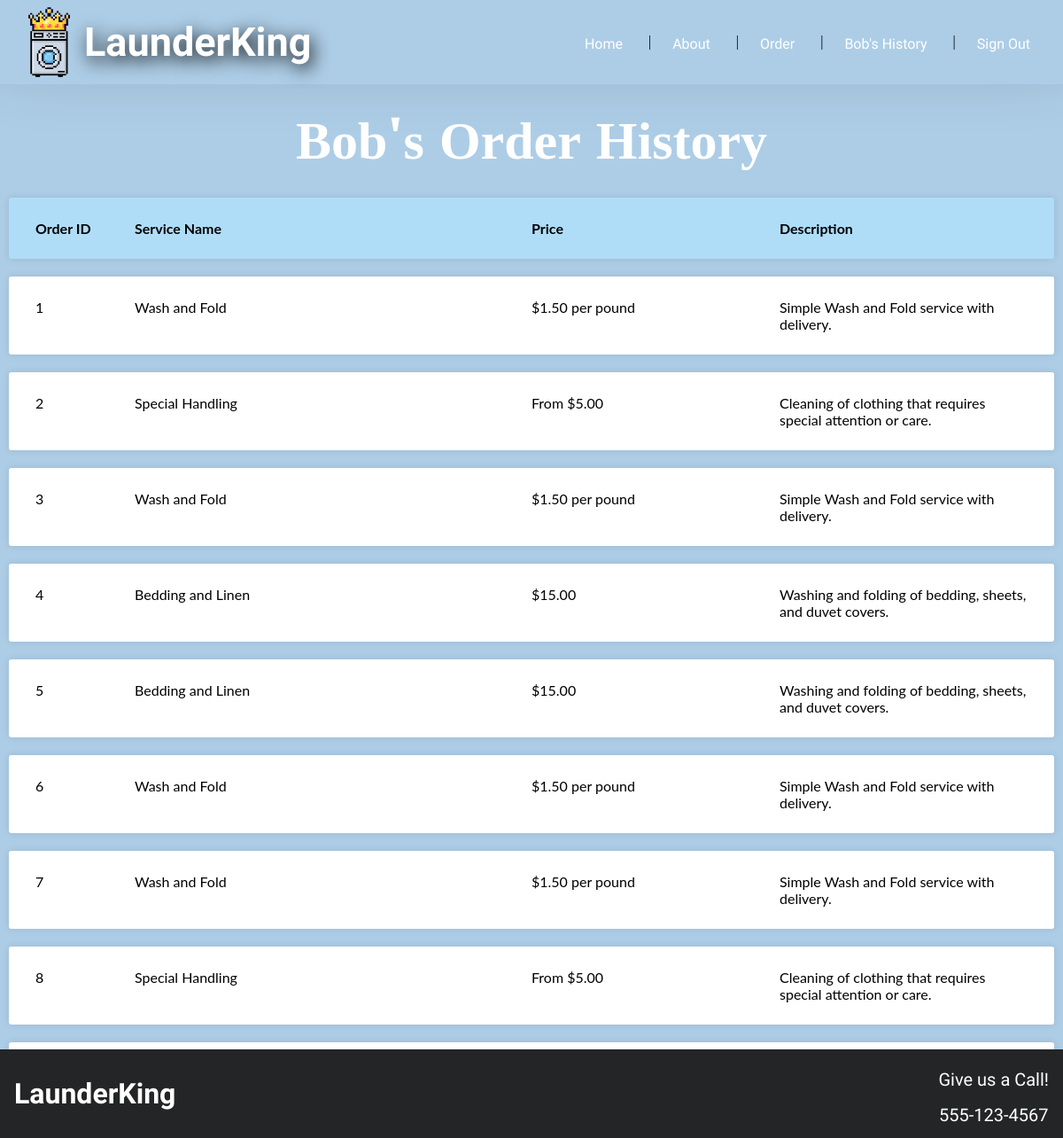
The page /history (signed in) on the database its author committed.
### app.py (models this page shows)
class Orders(db.Model):
    id = db.Column(db.Integer, primary_key=True)
    serviceType = db.Column(db.String(100))
    servicePrice = db.Column(db.String(100))
    serviceDescription = db.Column(db.String(200))
    user_id = db.Column(db.Integer, db.ForeignKey('user.id'))

### app.py (the view)
@app.route("/history", methods = ['GET'])
def history():
    if "username" in session:
        user_id = session['user_id'] # Integer
        query = text("SELECT id, serviceType, servicePrice, serviceDescription FROM orders WHERE user_id=:user_id")
        result = db.session.execute(query, {'user_id': user_id})
        return render_template("history.html", orderInfo=result, is_even=is_even)
    else:
        return render_template("index.html") # User wasn't signed in

### helpers.py (called while the page is built)
def is_even(value):
    if value % 2 == 0:
        return True
    return False

### templates/history.html
{% extends "layout.html" %}
{% block body %}
<div class="history-container">
    <div class="history-title-container">
        <h1> {{session["username"] }}'s Order History</h1>
    </div>
    <ul class="table">
        <li class="header">
            <div class="col col-1"><strong>Order ID</strong></div>
            <div class="col col-2"><strong>Service Name</strong></div>
            <div class="col col-3"><strong>Price</strong></div>
            <div class="col col-4"><strong>Description</strong></div>
        </li>
        {% for order in orderInfo %}
        {% if is_even(order['id']) %}
        <li class="row-odd">
            <div class="col col-1">{{ order['id']|string }}</div>
            <div class="col col-2">{{ order['serviceType'] }}</div>
            <div class="col col-3">{{ order['servicePrice'] }}</div>
            <div class="col col-4">{{ order['serviceDescription'] }}</div>
        </li>
        {% else %}
        <li class="row-even">
            <div class="col col-1">{{ order['id']|string }}</div>
            <div class="col col-2">{{ order['serviceType'] }}</div>
            <div class="col col-3">{{ order['servicePrice'] }}</div>
            <div class="col col-4">{{ order['serviceDescription'] }}</div>
        </li>
        {% endif %}
        {% endfor %}
    </ul>
</div>
{% endblock %}

### templates/layout.html (shortened to what this page needs)
<!DOCTYPE html>
<html>
    <head>
        <link rel="stylesheet" type="text/css" href="../static/styles.css">
    </head>
    <body>
        <nav>
            <div class="">
              <img src="../static/icon.png" alt="logo">
                <h1 class="title-text"> LaunderKing</h1>
              </div>
              <ul>
                <li>
                  <a href="/">Home</a>
                </li>|
                <li>
                  <a href="/about">About</a>
                </li>|
                <li>
                  <a href="/order">Order</a>
                </li>|
                {% if session["user_id"] %}
                <li>
                  <a href="/history"> {{session["username"] | capitalize }}'s History</a>
                </li>|
                <li>
                  <a href="/logout">Sign Out</a>
                </li>
                {% else %}
                <li>
                  <strong><a href="/login">Sign In</a></strong>
                </li>
                {% endif %}
              </ul>
            </nav>
        {% block body %} {% endblock %}
        <footer class="footer">
            <div class="footer-logo">
              <h1> LaunderKing</h1>
            </div>
            <div class="footer-info">
              <ul>
                <li>
                  Give us a Call!
                </li>
                <li>
                  555-123-4567
                </li>
              </ul>
            </div>
        </footer>
    </body>
</html>

### static/styles.css (style rules this page uses)
*, html { padding: 0; margin: 0; box-sizing: border-box; }
body { background-color: #adcde6; height: 100%; }
nav { background-color: #adcde6; display: flex; justify-content: space-between; align-items: center; padding: 0.5rem 2rem; position: sticky; top: 0; z-index: 999; box-shadow: 4px -70px 100px 13px rgba(0,0,0,0.44); }
nav div { display: flex; align-items: center; }
nav div img { width: 47px; height: 79px; margin-right: 1rem; }
.title-text { font-family: 'Work Sans', sans-serif; color: white; font-size: 45px; text-shadow: 3px 5px 20px black; }
nav ul { display: flex; list-style: none; gap: 1.5rem; margin-left: 30px; }
nav ul li { transform: translateY(2px); }
nav ul li a { text-decoration: none; font-family: 'Work Sans', sans-serif; color: white; padding: 6px 0; padding-right: 5px; transition:all; transition-duration: 250ms; border-bottom: 2px solid rgba(0, 0, 0, 0); }
.footer { background-color: #242526; height: 100px; color: white; font-family: 'Work Sans', sans-serif; display: flex; align-items: center; text-align: center; margin-top:auto; position: fixed; left: 0; bottom: 0; width: 100%; }
.footer-logo { display: flex; align-items: flex-start; }
footer div h1 { display: inline; margin-left: 1rem; }
.footer-info { margin-left:auto; }
.footer-info ul { list-style: none; gap: 2rem; }
.footer-info li { margin-bottom: 0.5rem; margin-right: 1rem; margin-top: 1rem; font-size: 20px; }
.history-container { margin-left: auto; margin-right: auto; padding-left: 10px; padding-right: 10px; }
.history-title-container { text-align: center; padding-top: 30px; padding-bottom: 15px; font-size: 30px; font-family: 'Noto Serif Telugu', serif; color: white; }
.table li { border-radius: 3px; padding: 25px 30px; display: flex; justify-content: space-between; margin-bottom: 20px; }
.header { background-color: #afddf8; box-shadow: 0px 0px 9px 0px rgba(0,0,0,0.1); font-weight: 600px; }
.row-even { background-color: #ffffff; box-shadow: 0px 0px 9px 0px rgba(0,0,0,0.1); }
.row-odd { background-color: #ffffff; box-shadow: 0px 0px 9px 0px rgba(0,0,0,0.1); }
.col { font-family: 'lato', sans-serif; }
.col-1 { flex-basis: 10%; }
.col-2 { flex-basis: 40%; }
.col-3 { flex-basis: 25%; }
.col-4 { flex-basis: 25%; }

### rows shown on the page
Orders: id "1", serviceType "Wash and Fold", servicePrice "$1.50 per pound", serviceDescription "Simple Wash and Fold service with delivery."
Orders: id "2", serviceType "Special Handling", servicePrice "From $5.00", serviceDescription "Cleaning of clothing that requires special attention or care."
Orders: id "3", serviceType "Wash and Fold", servicePrice "$1.50 per pound", serviceDescription "Simple Wash and Fold service with delivery."
Orders: id "4", serviceType "Bedding and Linen", servicePrice "$15.00", serviceDescription "Washing and folding of bedding, sheets, and duvet covers."
Orders: id "5", serviceType "Bedding and Linen", servicePrice "$15.00", serviceDescription "Washing and folding of bedding, sheets, and duvet covers."
Orders: id "6", serviceType "Wash and Fold", servicePrice "$1.50 per pound", serviceDescription "Simple Wash and Fold service with delivery."
Orders: id "7", serviceType "Wash and Fold", servicePrice "$1.50 per pound", serviceDescription "Simple Wash and Fold service with delivery."
Orders: id "8", serviceType "Special Handling", servicePrice "From $5.00", serviceDescription "Cleaning of clothing that requires special attention or care."

### other values the page prints
{{ session["username"] | capitalize }} "Bob"
{{ session["username"] }} "Bob"
